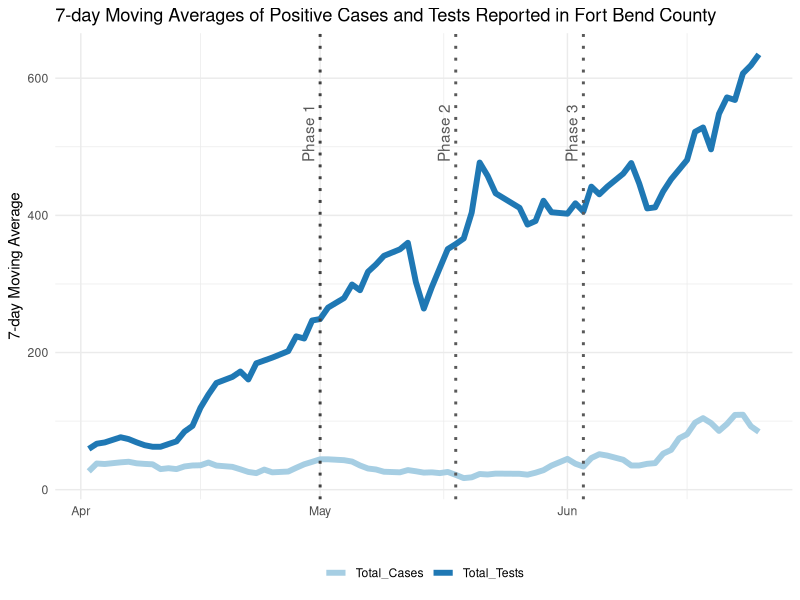
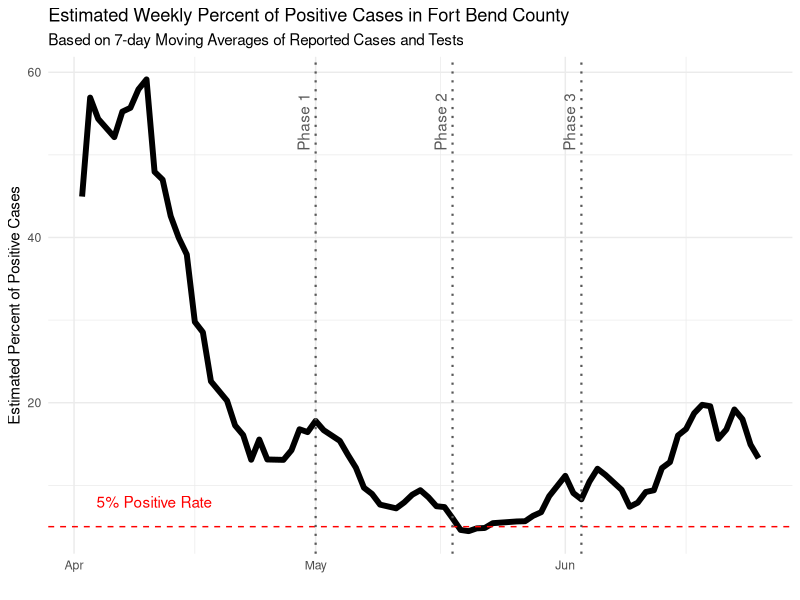

Reproduce these figures in R, in order.
## ---- chunk 1
knitr::opts_chunk$set(echo = TRUE)
## ---- chunk 2
library(readxl)
library(xts)
library(ggplot2)
library(tidyr)
library(zoo)
## ---- chunk 3
mydata <- read.csv('covid_fb.csv')
mydata <- as.xts(mydata[c('Total_Tests', 'Total_Cases')], order.by=as.Date(mydata$Date, format = "%Y-%m-%d"))
## ---- chunk 4
weekly <- rollmean(mydata, 7)
weekly$Pct.Positive.Cases <- 100.0*weekly$Total_Cases/weekly$Total_Tests
weekly_df <- data.frame(Week=index(weekly), coredata(weekly))
weekly_long_df <- gather(weekly_df[,1:3], Category, Total, Total_Tests:Total_Cases)
## ---- chunk 5
phase1 = as.Date('2020-05-01')
phase2 = as.Date('2020-05-18')
phase3 = as.Date('2020-06-03')
memorial_day=as.Date('2020-05-25')
mothers_day = as.Date('2020-05-10')
fathers_day = as.Date('2020-06-21')
ggplot(data=weekly_long_df, aes(x=Week, y=Total, group=Category)) + 
  geom_line(aes(color=Category), size=2) + #geom_point(aes(color=Category)) +
  labs(title="7-day Moving Averages of Positive Cases and Tests Reported in Fort Bend County",x="", y = "7-day Moving Average") +
  geom_vline(aes(xintercept=phase1), linetype="dotted", color="gray25", size=1) +
  annotate(geom="text", x=phase1-1.5, y=520, label="Phase 1", color="gray35", angle=90) +
  geom_vline(aes(xintercept=phase2), linetype="dotted", color="gray35", size=1) +
  annotate(geom="text", x=phase2-1.5, y=520, label="Phase 2", color="gray35", angle=90) +
  geom_vline(aes(xintercept=phase3), linetype="dotted", color="gray35", size=1) +
  annotate(geom="text", x=phase3-1.5, y=520, label="Phase 3", color="gray35", angle=90) +
  scale_color_brewer(palette="Paired") + theme_minimal()  + theme(legend.position="bottom") +
  theme(legend.title=element_blank())
## ---- chunk 6
ggplot(data=weekly_df, aes(x=Week, y=Pct.Positive.Cases, group=1)) + 
  geom_line(size=2) + #geom_point() +
  labs(title="Estimated Weekly Percent of Positive Cases in Fort Bend County",
       subtitle="Based on 7-day Moving Averages of Reported Cases and Tests",
       x="", y = "Estimated Percent of Positive Cases") +
  geom_hline(aes(yintercept=5), linetype="dashed", color="red", size=0.5) +
  annotate(geom="text", x=phase1-20, y=8, label="5% Positive Rate", color="red") +
  geom_vline(aes(xintercept=phase1), linetype="dotted", color="gray35", size=0.75) +
  annotate(geom="text", x=phase1-1.5, y=54, label="Phase 1", color="gray35", angle=90) +
  geom_vline(aes(xintercept=phase2), linetype="dotted", color="gray35", size=0.75) +
  annotate(geom="text", x=phase2-1.5, y=54, label="Phase 2", color="gray35", angle=90) +
  geom_vline(aes(xintercept=phase3), linetype="dotted", color="gray35", size=0.75) +
  annotate(geom="text", x=phase3-1.5, y=54, label="Phase 3", color="gray35", angle=90) +
  scale_color_brewer(palette="Reds") + theme_minimal()
